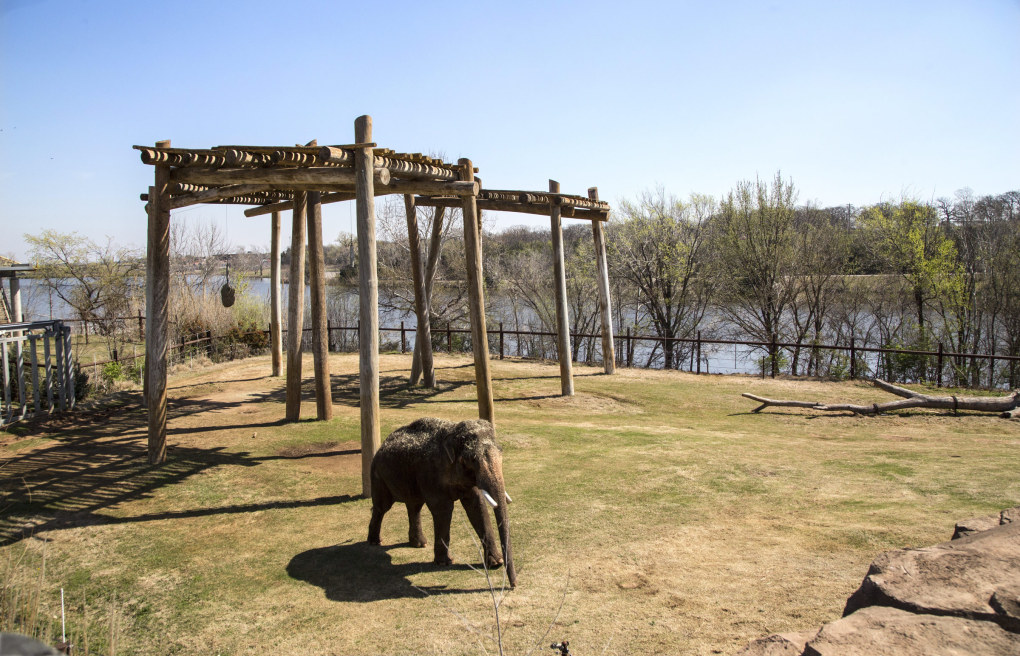
#> input picture images/test/positive/04102015-Elephants_02-1020x656.jpg, 1020 x 656 px; its folder holds 4 pictures in this run
$ python determineBboxes.py
#> lines starting #> are read from the running program, lines starting #| are printed output that depends on the picture; after the words box and inside, x2 and y2 are one past the last pixel; in counts of white or black regions, pixels touching at a corner belong together
import cv2
from os import listdir
import pickle

ix, iy = 0, 0
update = False

# mouse callback function
def draw_at_mouse(event,x,y,flags,param):
    global ix, iy, update
    if event == cv2.EVENT_LBUTTONDOWN:
        #cv2.circle(img,(x,y),100,(255,0,0),-1)
        update = True
        ix, iy = x, y

src_dir = "positive"

img_names = [img for img in listdir(src_dir)]

bboxes = []
q = -1
done = False

for img_name in img_names:
    img = cv2.imread(src_dir + "/" + img_name)
#> img is the input picture: shape (656, 1020, 3); mean B, G, R 140.1, 151.8, 156.5

    cv2.namedWindow("image")
    cv2.setMouseCallback("image", draw_at_mouse)

    if (img is not None):
        bboxes.append([])
        q += 1
        basecanvas = img.copy()
        cv2.imshow("image", img)
        width = 48
        height = 40

        update = False

        while True:
            cv2.imshow("image", basecanvas)
            key = cv2.waitKey(50) & 0xFF
#> (key e is pressed here)

            if key == 27:
                break

            if key == ord('e') and width + 6 + ix <= img.shape[1] and height + 5 + iy <= img.shape[0]:
                width += 6
                height += 5
                update = True

            if key == ord('q') and width - 6 >= 48 and height - 5 >= 40:
                width -= 6
                height -= 5
                update = True

            if key == ord('p'):
                cv2.rectangle(img, (ix, iy), (ix + width, iy + height), (0, 0, 255), 1)

                x2 = ix + width
                y2 = iy + height

                bboxes[q].append((ix, iy, x2, y2))

            if key == ord('n'):
                break

            if key == ord('y'):
                done = True
                break

            if key == ord('z') and len(bboxes[q]) > 0:
                del bboxes[q][-1]
                print(len(bboxes[q]))

            if update:
                basecanvas = img.copy()
                cv2.rectangle(basecanvas, (ix, iy), (ix + width, iy + height), (255, 255, 0), 2)
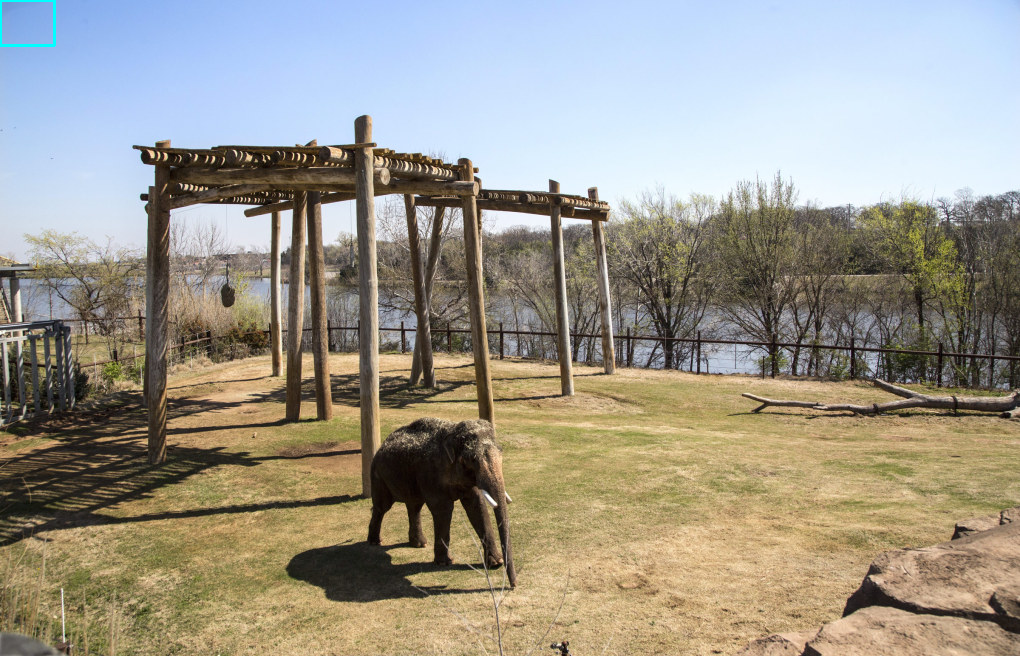
#> basecanvas: shape (656, 1020, 3); 0.07% of pixels changed, all inside (x1, y1, x2, y2) = (0, 0, 56, 47)
                update = False
    if done:
        break

with open("bounding_boxes", 'wb') as f:
    pickle.dump(bboxes, f)
